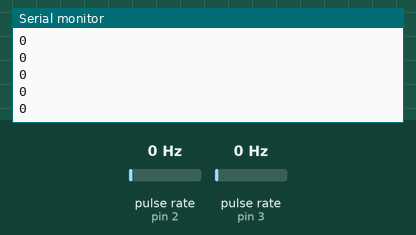
The sketch below on a simulated Arduino Uno, built with avr-gcc and run on an emulated ATmega328P. On the bench: the last lines printed to the serial monitor. Wiring (inferred from the names in the program): 2 × pulse sensor: data pin 2 / data pin 3. The test bench sets the inputs (shaded band); at power-on: pulse rate (sensors on pin 2, pin 3) 0 Hz.

Above: at 1.2 s.
1.3 s: pulse rate (sensor on pin 2) set to 4 Hz
2.8 s: pulse rate (sensor on pin 3) set to 4 Hz
At 3.7 s:
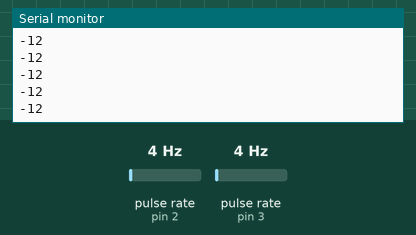
4.3 s: pulse rate (sensor on pin 2) set to 50 Hz
At 5.4 s:
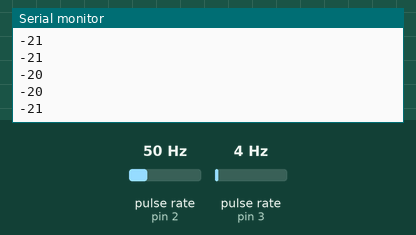
5.8 s: pulse rate (sensor on pin 3) set to 50 Hz
At 6.3 s:
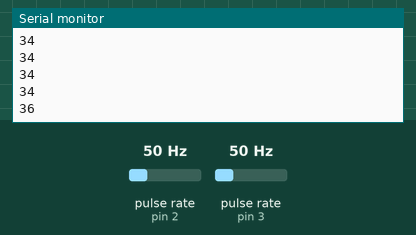
Timing chart, 0 to 8.3 s (numbered marks = the images above; inputs shaded):
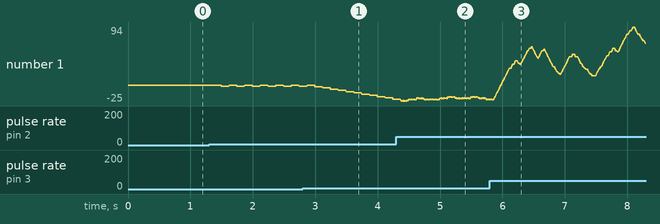

The sketch:

encoder.ino
```cpp
int encoderPin1 = 2; //Encoder Output 'A' must connected with intreput pin of arduino.
int encoderPin2 = 3; //Encoder Otput 'B' must connected with intreput pin of arduino.
volatile int lastEncoded = 0; // Here updated value of encoder store.
volatile long encoderValue = 0; // Raw encoder value


void setup() {
  Serial.begin(9600); //initialize serial comunication

  pinMode(encoderPin1, INPUT_PULLUP);
  pinMode(encoderPin2, INPUT_PULLUP);

  digitalWrite(encoderPin1, HIGH); //turn pullup resistor on
  digitalWrite(encoderPin2, HIGH); //turn pullup resistor on

  //call updateEncoder() when any high/low changed seen
  //on interrupt 0 (pin 2), or interrupt 1 (pin 3)
  attachInterrupt(0, updateEncoder, CHANGE);
  attachInterrupt(1, updateEncoder, CHANGE);
}

void loop() {
  Serial.println(encoderValue);
}

void updateEncoder(){
  int MSB = digitalRead(encoderPin1); //MSB = most significant bit
  int LSB = digitalRead(encoderPin2); //LSB = least significant bit

  int encoded = (MSB << 1) |LSB; //converting the 2 pin value to single number
  int sum  = (lastEncoded << 2) | encoded; //adding it to the previous encoded value

  if(sum == 0b1101 || sum == 0b0100 || sum == 0b0010 || sum == 0b1011) encoderValue --;
  if(sum == 0b1110 || sum == 0b0111 || sum == 0b0001 || sum == 0b1000) encoderValue ++;

  lastEncoded = encoded; //store this value for next time

}
```

Measured:
- after the input at 2.8 s, the serial monitor: prints a new line after 0.19 s (image 1)
- after the input at 4.3 s, the serial monitor: prints a new line after 0.08 s (image 2)
- after the input at 5.8 s, the serial monitor: prints a new line after 0.18 s (image 3)
- plotted number 1: 0 → -1 after the input at 1.3 s, -1 → -22 after the input at 2.8 s, -22 → -23 after the input at 4.3 s, -23 → 68 after the input at 5.8 s
